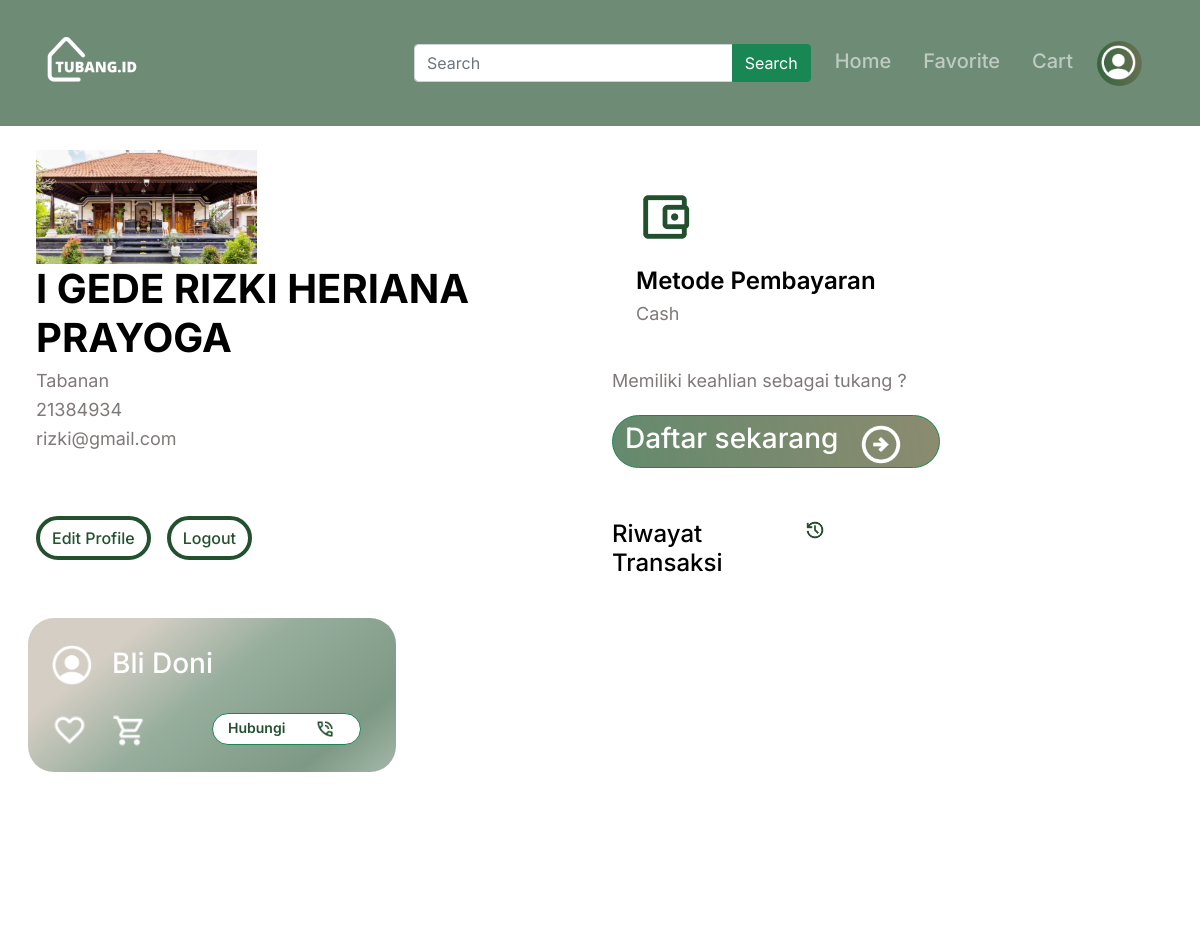
The page /akun.php (signed in) on the database its author committed.
### tables this page shows
CREATE TABLE `user` (
  `id` int(10) NOT NULL,
  `nama` varchar(50) NOT NULL,
  `alamat` text NOT NULL,
  `no_hp` int(13) NOT NULL,
  `email` varchar(50) NOT NULL,
  `password` varchar(10) NOT NULL
);

CREATE TABLE `transaksi` (
  `id_transaksi` int(11) NOT NULL,
  `id_tukang` int(11) NOT NULL,
  `id_user` int(10) NOT NULL,
  `nama` varchar(100) NOT NULL,
  `deskripsi` varchar(100) NOT NULL,
  `harga` int(11) NOT NULL,
  `durasi` int(11) NOT NULL,
  `no_hp` int(15) NOT NULL,
  `norek` varchar(10) NOT NULL,
  `statuss` int(11) NOT NULL
);

### akun.php (the view, shortened to what this page needs)
<?php
include("koneksi_db.php");
$user_id = $_SESSION['user_id'];
$result = $db_config->query("SELECT * FROM user WHERE id = '$user_id' LIMIT 1");
if($result->num_rows === 1){
    $user_data = $result->fetch_assoc();
} else {
    echo "Error: Data pengguna tidak ditemukan.";
    exit();
}
?>
<!DOCTYPE html>
<html lang="en">
  <head>
    <link
      href="https://cdn.jsdelivr.net/npm/bootstrap@5.1.3/dist/css/bootstrap.min.css"
      rel="stylesheet"
    />
    <link rel="stylesheet" href="css/akun.css" />
  </head>
  <body>
    <nav
      class="navbar navbar-expand-lg navbar-dark position-fixed w-100"
      style="top: 0px"
    >
      <div class="container">
        <a class="navbar-brand" href="index.php">
          <img
            src="images/logo-putih.png"
            alt=""
            class="d-inline-block align-item-center me-3"
          />
        </a>
        <div
          class="collapse navbar-collapse"
          id="navbarNav"
          style="margin-left: 20vw"
        >
          <form class="input-group me-3">
            <input
              class="form-control"
              type="search"
              placeholder="Search"
              aria-label="Search"
            />
            <button class="btn btn-success" type="submit">Search</button>
          </form>
          <ul class="navbar-nav">
            <li class="nav-item me-3">
              <a class="nav-link" aria-current="page" href="home.php">Home</a>
            </li>
            <li class="nav-item me-3">
              <a class="nav-link" href="favorite.php">Favorite</a>
            </li>
            <li class="nav-item me-3">
              <a class="nav-link" href="cart.php">Cart</a>
            </li>
            <li
              class="nav-item me-3 m-0 p-0 active"
              style="height: 45px; width: 45px; margin-top: 10px"
            >
              <a href="akun.htm" class="ms-1"
                ><img
                  class="mt-1"
                  src="images/icon-org.png"
                  style="height: 35px; width: 35px"
              /></a>
            </li>
          </ul>
        </div>
      </div>
    </nav>
    <section id="hero">
      <div class="row" style="margin-top: 150px; width: 100%; background-color: white;">
        <div class="row atas p-0 m-0">
          <div class="col p-5 pb-0 pt-0 kiri">
            <img src="images/bale.jpg" style="width: 40%" />
            <h1><?php echo $user_data['nama']; ?></h1>
          </div>
          <div
            class="col kanan p-0 m-0"
            style="display: flex; align-items: center;"
          >
            <div class="p-0 m-0">
              <img src="images/dompet.png" alt="" />
              <h2>Metode Pembayaran</h2>
              <h4>Cash</h4>
            </div>
          </div>
        </div>
        <div class="row tengah-1 ps-5 p-0">
          <div class="col">
            <div>
            <h4><?php echo $user_data['alamat']; ?></h4>
            <h4><?php echo $user_data['no_hp']; ?></h4>
            <h4><?php echo $user_data['email']; ?></h4>
            </div>
          </div>
          <div class="col">
            <h4>Memiliki keahlian sebagai tukang ?</h4>
            <button type="button"  class="btn btn-success pb-0 m-0 mt-4" data-bs-toggle="modal" data-bs-target="#daftarTukangModal" style="display: flex">
              <h3 style="margin-right: 20px">Daftar sekarang</h3>
              <img
                src="images/kanan.png"
                style="width: 15%; margin-right: 0px"
              />
            </button>
          </div>
        </div>
        <div class="row tengah-2 ps-5 p-0 pt-5">
          <div class="col">
            <div style="display: flex">
              <button type="button" class="btn btn-success me-3" data-bs-toggle="modal" data-bs-target="#editModal">Edit Profile</button>
              <form action="loginlogoutproses.php" method="get">
                  <button class="btn btn-success me-3" type="submit" name="logout">Logout</button>
              </form>
            </div>
          </div>
          <div class="col">
            <div class="row">
              <div class="col-4 pt-1">
                <h4>Riwayat Transaksi</h4>
              </div>
              <div class="col-1">
                <img src="images//history.png" style="width: 90%" />
              </div>
            </div>
          </div>
        </div>
        <div class="row bawah mt-4 ms-2">
        <?php
          $user_id = $_SESSION['user_id'];
          $sql = "SELECT DISTINCT id_tukang, id_transaksi, id_user, harga, nama, deskripsi, no_hp FROM transaksi WHERE id_user ='$user_id'";
          $query = mysqli_query($db_config, $sql);
          $tukang_info = array();
          while ($db = mysqli_fetch_array($query)) {
              $id_tukang = $db['id_tukang'];
              if (!isset($tukang_info[$id_tukang])) {
                  $tukang_info[$id_tukang] = array(
                      'id_transaksi' => $db['id_transaksi'],
                      'id_user' => $db['id_user'],
                      'harga' => $db['harga'],
                      'nama' => $db['nama'],
                      'deskripsi' => $db['deskripsi'],
                      'no_hp' => $db['no_hp']
                  );
              }
          }
          foreach ($tukang_info as $id_tukang => $info) {
          ?>
              <div class="col-4 mb-4">
                  <div class="card m-2 h-100 w-100 p-4 pb-2">
                      <div class="raw d-flex align-items-center">
                          <img src="images/icon-org.png" />
                          <h3><?= $info['nama'] ?></h3>
                      </div>
                      <div class="raw d-flex mt-4">
                          <div class="col">
                              <img src="images/favorite-outline.png" style="height: 35px; width: 35px" />
                              <img src="images/keranjang.png" style="height: 35px; width: 35px" />
                          </div>
                          <div class="col">
                              <button type="button" class='btn btn-success d-flex m-0' data-bs-toggle="modal" data-bs-target="#exampleModal" onclick="tampilkanNomorHp('<?= $info['no_hp'] ?>')">
                                  <h6>Hubungi</h6>
                                  <img src="images/telfon.png" style="height: 20px; width: 20px; margin-left: 30px" />
                              </button>
                          </div>
                      </div>
                  </div>
              </div>
          <?php
          }
          ?>
        </div>
      </div>
    </section>
  </body>
</html>

### css/akun.css (style rules this page uses)
body { font-family: "Inter", sans-serif; background: #fff; margin: 0; padding: 0; overflow-x: hidden; }
* { z-index: 2; }
nav { z-index: 3; background: #6e8c75; }
.nav-item.active { color: #fff; font-size: 20px; font-style: normal; font-weight: 700; line-height: normal; border-radius: 27px; background: linear-gradient( 260deg, #d38d74 -180.39%, rgba(17, 77, 33, 0.66) 104.51% ); height: 41px; flex-shrink: 0; }
.nav-link { color: #000; font-size: 20px; font-style: normal; font-weight: 500; line-height: normal; }
#hero { background-color: white; color: black; height: 100vh; width: 100%; }
#hero .atas .kiri h1 { color: #000; font-size: 40px; font-style: normal; font-weight: 700; line-height: normal; }
#hero .atas .kanan h2 { color: #000; margin-top: 20px; font-size: 24px; font-style: normal; font-weight: 600; line-height: normal; }
#hero .atas .kanan h4 { color: #7f7979; font-size: 18px; font-style: normal; font-weight: 400; line-height: normal; }
#hero .tengah-1 .btn-success { border-radius: 27px; background: linear-gradient( 260deg, #d38d74 -180.39%, rgba(17, 77, 33, 0.66) 104.51% ); }
#hero .tengah-2 .btn { border-radius: 27px; border: 4px solid #23512f; color: #23512f; font-weight: 500; background-color: white; }
#hero .tengah-1 h4 { color: #7f7979; font-size: 18px; font-style: normal; font-weight: 400; line-height: normal; }
.bawah .card { border: none; border-radius: 26px; background: linear-gradient( 141deg, rgba(200, 191, 179, 0.77) 22.18%, rgba(50, 95, 62, 0.51) 48.62%, rgba(35, 81, 47, 0.59) 82.4%, rgba(0, 0, 0, 0) 141.3% ); }
.bawah .raw img { margin-right: 20px; height: 40px; width: 40px; }
.bawah .raw h3 { margin-top: 5px; color: #fff; }
.bawah .btn { border-radius: 33px; background: #fff; color: #23512f; padding: 5px; padding-bottom: 0px; }
.bawah .btn h6 { margin-left: 10px; font-size: 14px; font-style: normal; font-weight: 600; line-height: normal; }

### rows shown on the page
user: nama "I GEDE RIZKI HERIANA PRAYOGA", alamat "Tabanan", no_hp "21384934", email "rizki@gmail.com"
transaksi: nama "Bli Doni"
